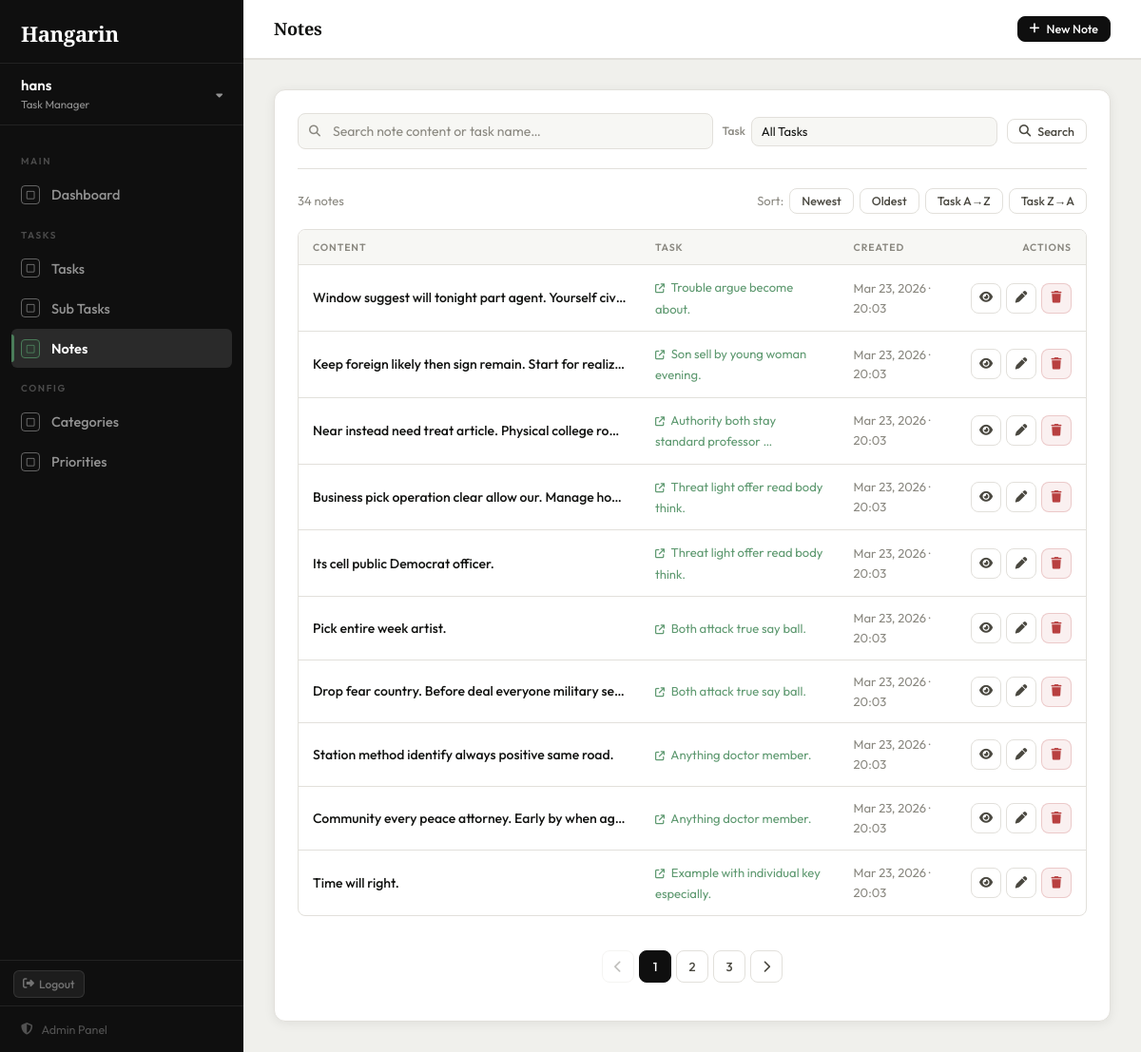
The page /notes/ (signed in) on the database as committed earlier.
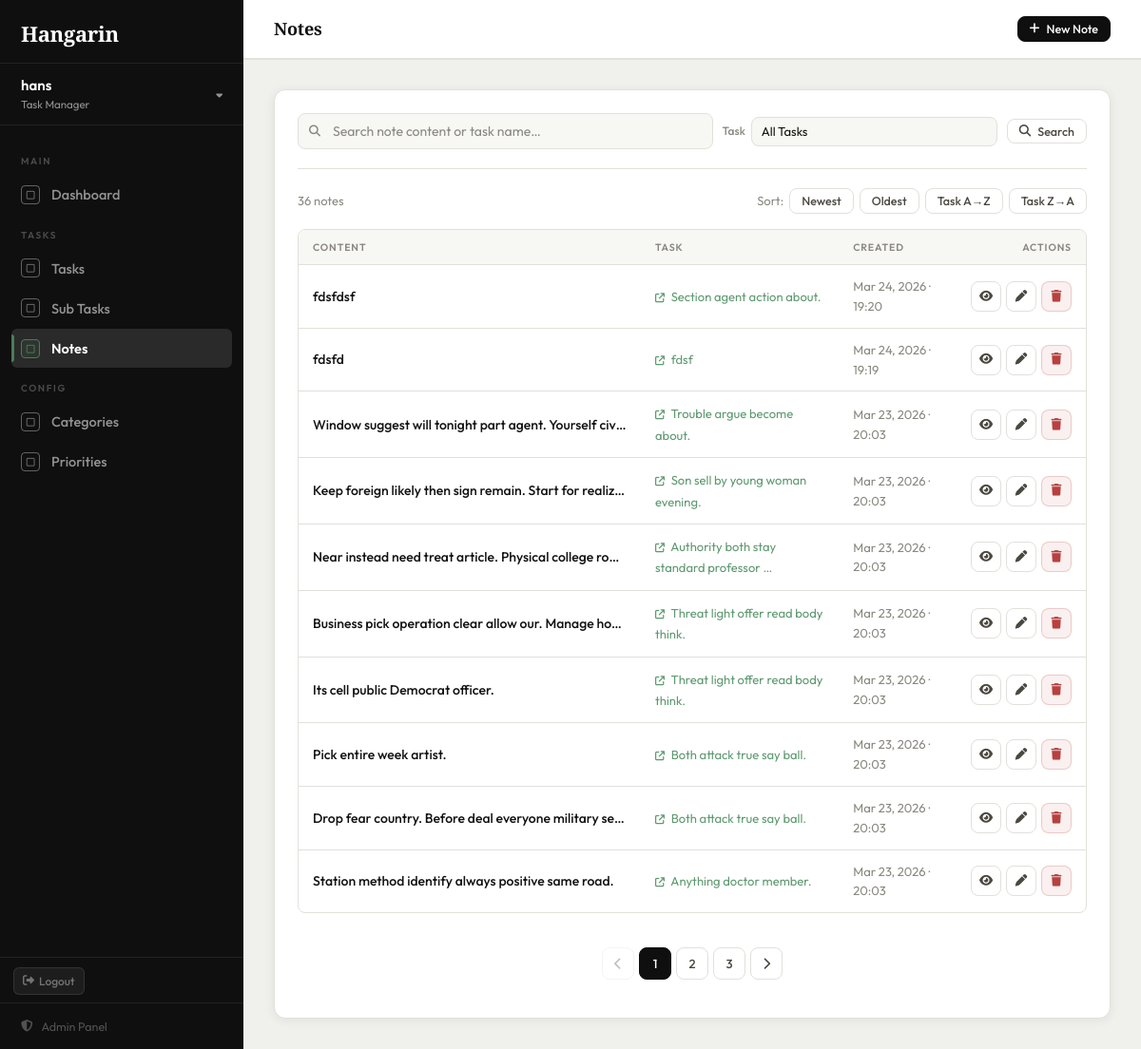
The same page on the database as committed later.
### tasks/models.py (models this page shows, shortened)
class BaseModel(models.Model):
    created_at = models.DateTimeField(auto_now_add=True)
    updated_at = models.DateTimeField(auto_now=True)
    class Meta:
        abstract = True

class Note(BaseModel):
    task = models.ForeignKey(Task, on_delete=models.CASCADE, related_name='notes')
    content = models.TextField()
    class Meta:
        verbose_name = "Note"
        verbose_name_plural = "Notes"

class Task(BaseModel):
    STATUS_CHOICES = [
        ("Pending", "Pending"),
        ("In Progress", "In Progress"),
        ("Completed", "Completed"),
    ]
    title = models.CharField(max_length=255)
    description = models.TextField(blank=True, null=True)
    deadline = models.DateTimeField(blank=True, null=True)
    status = models.CharField(
        max_length=50,
        choices=STATUS_CHOICES,
        default="Pending"
    )
    category = models.ForeignKey(
        Category, on_delete=models.SET_NULL, null=True, blank=True
    )
    priority = models.ForeignKey(
        Priority, on_delete=models.SET_NULL, null=True, blank=True
    )
    class Meta:
        verbose_name = "Task"
        verbose_name_plural = "Tasks"

### tasks/views.py (the view)
# urls.py: path('notes/',                         views.note_list,   name='note_list'),
@login_required
def note_list(request):
    notes = Note.objects.select_related('task').all()
    query = request.GET.get('q', '')
    if query:
        notes = notes.filter(
            Q(content__icontains=query) |
            Q(task__title__icontains=query)
        )
    task_filter = request.GET.get('task', '')
    if task_filter:
        notes = notes.filter(task_id=task_filter)
    sort_by = request.GET.get('sort', '-created_at')
    valid_sorts = ['created_at', '-created_at', 'task__title', '-task__title']
    notes = notes.order_by(sort_by if sort_by in valid_sorts else '-created_at')
    page_obj = Paginator(notes, 10).get_page(request.GET.get('page'))
    return render(request, 'tasks/note_list.html', {
        'page_obj': page_obj,
        'query': query,
        'task_filter': task_filter,
        'sort_by': sort_by,
        'tasks': Task.objects.order_by('title'),
        'page_title': 'Notes',
    })

### tasks/templates/tasks/note_list.html (shortened to what the changed rows need)
{% extends "tasks/base.html" %}
{% block content %}
<div class="card">
    <div style="display:flex; align-items:center; justify-content:space-between; margin-bottom:16px; font-size:13px; color:var(--text-muted);">
        <span>{{ page_obj.paginator.count }} note{% if page_obj.paginator.count != 1 %}s{% endif %}</span>
        {% with base="?q="|add:query|add:"&task="|add:task_filter %}
        <div style="display:flex; align-items:center; gap:6px;">
            <span>Sort:</span>
            <a href="{{ base }}&sort=-created_at"  class="btn btn-secondary btn-sm {% if sort_by == '-created_at' %}active{% endif %}">Newest</a>
            <a href="{{ base }}&sort=created_at"   class="btn btn-secondary btn-sm {% if sort_by == 'created_at' %}active{% endif %}">Oldest</a>
            <a href="{{ base }}&sort=task__title"  class="btn btn-secondary btn-sm {% if sort_by == 'task__title' %}active{% endif %}">Task A→Z</a>
            <a href="{{ base }}&sort=-task__title" class="btn btn-secondary btn-sm {% if sort_by == '-task__title' %}active{% endif %}">Task Z→A</a>
        </div>
        {% endwith %}
    </div>
    {% if page_obj.object_list %}
    <div class="table-wrap">
        <table>
            <thead>
                <tr>
                    <th>Content</th>
                    <th>Task</th>
                    <th>Created</th>
                    <th style="text-align:right;">Actions</th>
                </tr>
            </thead>
            <tbody>
                {% for note in page_obj %}
                <tr>
                    <td style="max-width:360px;">
                        <span class="task-title-cell"
                              style="display:block; white-space:nowrap; overflow:hidden; text-overflow:ellipsis; max-width:340px;">
                            {{ note.content|truncatechars:80 }}
                        </span>
                    </td>
                    <td>
                        <a href="{% url 'task_detail' note.task.pk %}"
                           style="color:var(--accent-light); text-decoration:none; font-size:13px;">
                            <i class="fa-solid fa-arrow-up-right-from-square" style="font-size:10px; margin-right:4px;"></i>
                            {{ note.task.title|truncatechars:40 }}
                        </a>
                    </td>
                    <td style="color:var(--text-muted); font-size:13px;">
                        {{ note.created_at|date:"M d, Y · H:i" }}
                    </td>
                    <td>
                        <div style="display:flex; gap:5px; justify-content:flex-end;">
                            <a href="{% url 'task_detail' note.task.pk %}"
                               class="btn btn-secondary btn-icon btn-sm" title="View Task">
                                <i class="fa-solid fa-eye"></i>
                            </a>
                            <a href="{% url 'note_edit' note.pk %}"
                               class="btn btn-secondary btn-icon btn-sm" title="Edit">
                                <i class="fa-solid fa-pen"></i>
                            </a>
                            <form method="POST" action="{% url 'note_delete' note.pk %}" style="margin:0;">
                                <button type="submit" class="btn btn-danger btn-icon btn-sm"
                                        title="Delete" onclick="return confirm('Delete this note?')">
                                    <i class="fa-solid fa-trash"></i>
                                </button>
                            </form>
                        </div>
                    </td>
                </tr>
                {% endfor %}
            </tbody>
        </table>
    </div>
    {% if page_obj.has_other_pages %}
    <div class="pagination" style="padding:16px 0;">
        {% with base="?q="|add:query|add:"&task="|add:task_filter|add:"&sort="|add:sort_by %}
        {% if page_obj.has_previous %}
            <a href="{{ base }}&page={{ page_obj.previous_page_number }}" class="page-btn"><i class="fa-solid fa-chevron-left"></i></a>
        {% else %}
            <span class="page-btn disabled"><i class="fa-solid fa-chevron-left"></i></span>
        {% endif %}
        {% for num in page_obj.paginator.page_range %}
            {% if page_obj.number == num %}
                <span class="page-btn active">{{ num }}</span>
            {% elif num > page_obj.number|add:'-3' and num < page_obj.number|add:'3' %}
                <a href="{{ base }}&page={{ num }}" class="page-btn">{{ num }}</a>
            {% endif %}
        {% endfor %}
        {% if page_obj.has_next %}
            <a href="{{ base }}&page={{ page_obj.next_page_number }}" class="page-btn"><i class="fa-solid fa-chevron-right"></i></a>
        {% else %}
            <span class="page-btn disabled"><i class="fa-solid fa-chevron-right"></i></span>
        {% endif %}
        {% endwith %}
    </div>
    {% endif %}
    {% endif %}
</div>
{% endblock %}

Rows that differ between the two databases and show on the page:
no longer on this page (row unchanged): Note: content "Community every peace attorney. Early by when ag…", task "Anything doctor member.", created_at "Mar 23, 2026 · 20:03"
no longer on this page (row unchanged): Note: content "Time will right.", task "Example with individual key especially.", created_at "Mar 23, 2026 · 20:03"
added Note: content "fdsfdsf", task "Section agent action about.", created_at "Mar 24, 2026 · 19:20"
added Note: content "fdsfd", task "fdsf", created_at "Mar 24, 2026 · 19:19"
Other text that changed with them:
{{ page_obj.paginator.count }}: "34" → "36"
